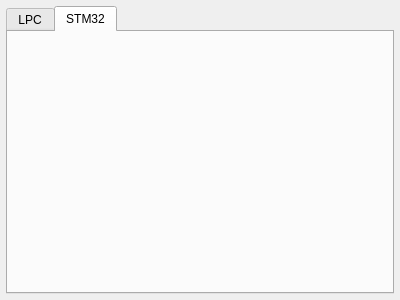
<?xml version="1.0" encoding="UTF-8"?>
<ui version="4.0">
 <class>IspWindow</class>
 <widget class="QWidget" name="IspWindow">
  <property name="geometry">
   <rect>
    <x>0</x>
    <y>0</y>
    <width>400</width>
    <height>300</height>
   </rect>
  </property>
  <property name="windowTitle">
   <string>ISP</string>
  </property>
  <layout class="QGridLayout" name="gridLayout">
   <property name="margin">
    <number>6</number>
   </property>
   <item row="0" column="0">
    <widget class="QTabWidget" name="tabWidget">
     <property name="currentIndex">
      <number>1</number>
     </property>
     <widget class="LpcIsp" name="lpc">
      <attribute name="title">
       <string>LPC</string>
      </attribute>
     </widget>
     <widget class="Stm32Isp" name="stm32">
      <attribute name="title">
       <string>STM32</string>
      </attribute>
     </widget>
    </widget>
   </item>
  </layout>
 </widget>
 <customwidgets>
  <customwidget>
   <class>Stm32Isp</class>
   <extends>QWidget</extends>
   <header location="global">Stm32Isp.h</header>
   <container>1</container>
  </customwidget>
  <customwidget>
   <class>LpcIsp</class>
   <extends>QWidget</extends>
   <header location="global">LpcIsp.h</header>
   <container>1</container>
  </customwidget>
 </customwidgets>
 <resources/>
 <connections/>
</ui>
